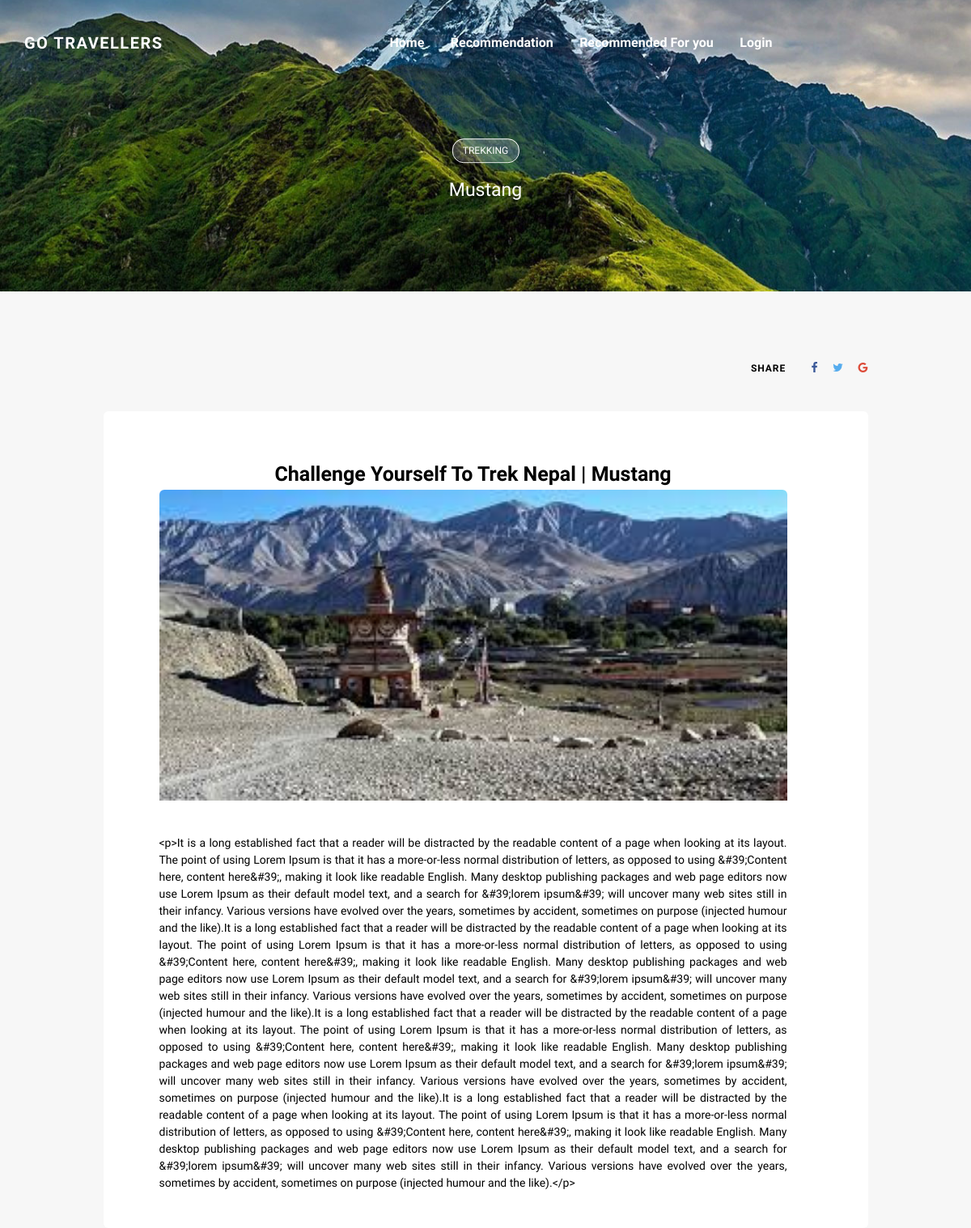
Screenshot of /post/3/ with the database file from the repository.
### blog/models.py (models this page shows, shortened)
class Destination(models.Model):
    title               = models.CharField(max_length=150, blank=False)
    slug                = models.CharField(max_length=100, blank=False)
    image               = models.FileField(upload_to="img", blank=False)
    content             = RichTextUploadingField(blank=False)
    temperature         = models.FloatField(blank=False, default="1")
    difficulty          = models.FloatField(blank=False, default="1")
    security            = models.FloatField(blank=False, default="1")
    trekkingtype_choice = (
        ("Cycling","Cycling"),
        ("Walking", "Walking"),
        ("Biking", "Biking"),
        ("Peak Climbing", "Peak Climbing"),
        ("Others", "Others")
        )
    trekking_type=MultiSelectField(choices=trekkingtype_choice, default="Walking")
    destinationtype_choice = (
        ("Adventure","Adventure"),
        ("Pilgrims", "Pilgrims"),
        ("Waterbody", "Waterbody"),
        ("Himalayas", "Himalayas"),
        ("Nature Seeing", "Nature Seeing"),
        ("Others", "Others")
        )
    destinaton_type= MultiSelectField(choices=destinationtype_choice, default="Adventure")
    accomodationtype_choice = (
        ("Hotel","Hotel"),
        ("Teahouse", "Teahouse"),
        ("Motel", "Motel"),
        ("Tent", "Tent"),
        ("Homestay", "Homestay")
        )
    accomodation_type = MultiSelectField(choices=accomodationtype_choice, default="Hotel")
    latitude          = models.FloatField(blank=False, default="1")
    longitude         = models.FloatField(blank=False, default="1")
    act               = (("publish","Publish"),("draft", "Draft"))
    action            = models.CharField(max_length=50, choices=act, default="draft")

### blog/views.py (the view)
def PostDetails(request, id):
    place = Destination.objects.get(id=id)
    return render(request, 'blog/post.html', {"thispost": place})

### blog/templates/blog/post.html (shortened to what this page needs)
<!DOCTYPE html>
{% load static %}
<html lang="en">
<head>
<link rel="stylesheet" type="text/css" href="{% static 'styles/bootstrap4/bootstrap.min.css' %}">
<link href="{% static 'plugins/font-awesome-4.7.0/css/font-awesome.min.css' %}" rel="stylesheet" type="text/css">
<link rel="stylesheet" type="text/css" href="{% static 'plugins/OwlCarousel2-2.2.1/owl.carousel.css' %}">
<link rel="stylesheet" type="text/css" href="{% static 'plugins/OwlCarousel2-2.2.1/owl.theme.default.css' %}">
<link rel="stylesheet" type="text/css" href="{% static 'plugins/OwlCarousel2-2.2.1/animate.css' %}">
<link rel="stylesheet" type="text/css" href="{% static 'plugins/jquery.mb.YTPlayer-3.1.12/jquery.mb.YTPlayer.css' %}">
<link rel="stylesheet" type="text/css" href="{% static 'styles/post.css' %}">
<link rel="stylesheet" type="text/css" href="{% static 'styles/post_responsive.css' %}">
</head>
<body>
<div class="super_container">
	{% include 'blog/header.html' %}
	<div class="home">
		<div class="home_background parallax-window" data-parallax="scroll" data-image-src="{% static 'images/kk.jpg' %}" data-speed="0.8"></div>
		<div class="home_content">
			<div class="post_category trans_200"><a href="#" class="trans_200" style="border: 1px solid white; border-radius: 14px;">Trekking</a></div>
			<div class="post_title">{{thispost.title}}</div>
		</div>
	</div>
	<div class="page_content">
		<div class="container">
			<div class="row row-lg-eq-height">
				<div class="col-lg-1">
				</div>
				<div class="col-lg-10">
					<div class="post_content">
						<div class="post_panel post_panel_top d-flex flex-row align-items-center justify-content-start">
							<div class="post_share ml-sm-auto">
								<span style="color: black;">share</span>
								<ul class="post_share_list">
									<li class="post_share_item"><a href="#"><i class="fa fa-facebook" aria-hidden="true"></i></a></li>
									<li class="post_share_item"><a href="#"><i class="fa fa-twitter" aria-hidden="true"></i></a></li>
									<li class="post_share_item"><a href="#"><i class="fa fa-google" aria-hidden="true"></i></a></li>
								</ul>
							</div>
						</div>
						<div class="post_body" style="color:black; text-align:justify">
						<center><b style="font-size: 25px;">{{thispost.slug}} | {{thispost.title}}<br></b>
							<img class="card-img-top" src="/media/img/{{ thispost.image }}" alt="">
						</center><br><br>
							{{thispost.content}}
						</div>
					</div>
</body>
</html>

### blog/templates/blog/header.html (shortened to what this page needs)
<header class="header">
		<div class="container">
			<div class="row">
				<div class="col">
					<div class="header_content d-flex flex-row align-items-center justify-content-start">
						<div class="logo"><a href="{% url 'HomePage' %}">Go Travellers</a></div>
						<nav class="main_nav" style="margin-left: 280px;">
							<ul>
								<li class="active"><a href="{% url 'HomePage' %}" style="font-size: 16px;">Home</a></li>
								<li class="active"><a href="{% url 'Recommendation' %}" style="font-size: 16px;">Recommendation</a></li>
								<li class="active"><a href="{% url 'search' %}" style="font-size: 16px;">Recommended For you</a></li>
								{% if user.is_authenticated %}
								<li class="active"><a href="{% url 'logoutuser' %}" style="font-size: 16px;"> Logout</a></li>
								<li class="active" style="font-size: 15px;">welcome {{request.user.username}}</li>
								{% else %}
								<li class="active"><a href="{% url 'loginuser' %}" style="font-size: 16px;">Login</a></li>
								{% endif %}
							</ul>
						</nav>
					</div>
				</div>
			</div>
		</div>
	</header>

### blog/static/styles/post.css (style rules this page uses)
* { margin: 0; padding: 0; -webkit-font-smoothing: antialiased; -webkit-text-shadow: rgba(0,0,0,.01) 0 0 1px; text-shadow: rgba(0,0,0,.01) 0 0 1px; }
body { font-family: 'Work Sans', sans-serif; font-size: 14px; font-weight: 400; background: #f7f7f7; color: #a5a5a5; }
div { display: block; position: relative; -webkit-box-sizing: border-box; -moz-box-sizing: border-box; box-sizing: border-box; }
ul { list-style: none; margin-bottom: 0px; }
a, a:hover, a:visited, a:active, a:link { text-decoration: none; -webkit-font-smoothing: antialiased; -webkit-text-shadow: rgba(0,0,0,.01) 0 0 1px; text-shadow: rgba(0,0,0,.01) 0 0 1px; }
.trans_200 { -webkit-transition: all 200ms ease; -moz-transition: all 200ms ease; -ms-transition: all 200ms ease; -o-transition: all 200ms ease; transition: all 200ms ease; }
.super_container { width: 100%; overflow: hidden; }
.parallax-window { min-height: 400px; background: transparent; }
.header { position: fixed; top: 0; left: 0; width: 100%; z-index: 100; -webkit-transition: all 200ms ease; -moz-transition: all 200ms ease; -ms-transition: all 200ms ease; -o-transition: all 200ms ease; transition: all 200ms ease; }
.header_content { height: 106px; -webkit-transition: all 200ms ease; -moz-transition: all 200ms ease; -ms-transition: all 200ms ease; -o-transition: all 200ms ease; transition: all 200ms ease; }
.logo a { font-family: 'Ubuntu', sans-serif; font-size: 20px; color: #FFFFFF; text-transform: uppercase; font-weight: 700; letter-spacing: 0.075em; }
.main_nav { margin-left: 46px; }
.main_nav ul li { display: inline-block; }
.main_nav ul li:not(:last-child) { margin-right: 29px; }
.main_nav ul li a { font-family: 'Ubuntu', sans-serif; font-size: 14px; font-weight: 700; color: rgba(255,255,255,0.5); -webkit-transition: all 200ms ease; -moz-transition: all 200ms ease; -ms-transition: all 200ms ease; -o-transition: all 200ms ease; transition: all 200ms ease; }
.main_nav ul li a:hover, .main_nav ul li.active a { color: rgba(255,255,255,1); }
.home { width: 100%; height: 360px; }
.home_background { position: absolute; top: 0; left: 0; width: 100%; height: 100%; }
.home_content { position: absolute; top: 59%; left: 50%; -webkit-transform: translate(-50%, -50%); -moz-transform: translate(-50%, -50%); -ms-transform: translate(-50%, -50%); -o-transform: translate(-50%, -50%); transform: translate(-50%, -50%); max-width: 440px; text-align: center; }
.post_category { margin: 0 auto; }
.post_category { width: 83px; height: 28px; background: rgba(255,255,255,0.2); border-radius: 14px; text-align: center; }
.post_category a { display: block; line-height: 28px; font-family: 'Ubuntu', sans-serif; font-size: 12px; color: rgba(255,255,255,1); text-transform: uppercase; }
.post_title { font-size: 23px; color: #FFFFFF; font-weight: 500; margin-top: 19px; }
.page_content { background: #f7f7f7; }
.post_panel { height: 108px; z-index: 10; margin-top: 40px; }
.post_share span { font-family: 'Ubuntu', sans-serif; font-size: 12px; text-transform: uppercase; color: rgba(0,0,0,0.2); letter-spacing: 0.075em; font-weight: 700; margin-right: 28px; }
.post_share_list { display: inline-block; }
.post_share_item { display: inline-block; }
.post_share_item:not(:last-child) { margin-right: 15px; }
.post_share_item a i { font-size: 14px; -webkit-transition: all 200ms ease; -moz-transition: all 200ms ease; -ms-transition: all 200ms ease; -o-transition: all 200ms ease; transition: all 200ms ease; }
.fa-facebook { color: #3b5999; }
.fa-twitter { color: #55acee; }
.fa-google { color: #dd4b39; }
.post_body { padding-left: 69px; padding-top: 59px; padding-right: 100px; padding-bottom: 45px; background: #FFFFFF; border-radius: 6px; }
.card-img-top { border-top-left-radius: 6px; border-top-right-radius: 6px; }

### rows the page displays
Destination: title "Mustang", slug "Challenge Yourself To Trek Nepal", image (picture), content "<p>It is a long established fact that a reader will be distracted by the readable content of a page when looking at its layout. The point of using Lorem Ipsum is that it has a more-or-less normal distribution of letters, as opposed to using &#39;Content here, content here&#39;, making it look like readable English. Many desktop publishing packages and web page editors now use Lorem Ipsum as their default model text, and a search for &#39;lorem ipsum&#39; will uncover many web sites still in their infancy. Various versions have evolved over the years, sometimes by accident, sometimes on purpose (injected humour and the like).It is a long established fact that a reader will be distracted by…"
